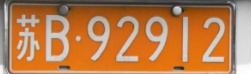
#> input picture test0_frame0.jpg, 251 x 74 px, found by its file name
$ jupyter execute --allow-errors readme.ipynb   (shell and % lines are left out)
#> lines starting #> are read from the running program, lines starting #| are printed output that depends on the picture; after the words box and inside, x2 and y2 are one past the last pixel; in counts of white or black regions, pixels touching at a corner belong together
# 1.项目简介：
## 1.1 此项目为AI创造营第二期作业项目，fork[【AI创造营】使用 PaddleHub 结合 PaddleOCR 实现车牌识别](https://aistudio.baidu.com/aistudio/projectdetail/1603924)项目实现。
## 1.2 ccpd车牌检测数据集加载[CCPD PDRC 中科大-车牌数据集](https://aistudio.baidu.com/aistudio/datasetdetail/17968)，更详细信息可看数据集给出的，源数据集地址[https://github.com/detectRecog/CCPD](https://github.com/detectRecog/CCPD)
## 1.3 第二个用到的数据集是车牌识别数据集[characterDatahttps](https://aistudio.baidu.com/aistudio/datasetdetail/47799)。参考[深度学习7日入门-CV疫情特辑](https://aistudio.baidu.com/aistudio/education/group/info/1149)课程车牌识别项目，实现cnn识别车牌信息。此部分暂未实现。

# 2. 车牌检测数据集准备

## 2.1  数据集的准备与介绍

[cell 1]
# 查看当前挂载的数据集目录, 该目录下的变更重启环境后会自动还原
# View dataset directory.
# This directory will be recovered automatically after resetting environment.
!cd /home/aistudio/

## 2.2 解压数据集

[cell 2]
#解压数据集到项目主页

[cell 3]
#解压数据集到项目主页

[cell 4]
# 查看数据集的目录结构
# !tree data/xxx/xxx -d

[cell 5]
# CCPD数据集抽样可视化
import cv2
#from IPython.display import Image
import matplotlib.pyplot as plt
plt.rcParams['font.sans-serif'] = ['SimHei']
plt.rcParams['axes.unicode_minus'] = False

image_path_list = ['/home/aistudio/CCPD2019/ccpd_base/0752-14_32-72&473_423&652-423&652_102&567_72&473_393&558-0_0_9_24_13_31_32-40-161.jpg']
#> (the rest of this cell did not finish here and is left out)

## 2.3 图像数据的统计分析

[cell 6]
# 计算图像数据整体均值和方差
import glob
import numpy as np
import os


# [23 lines left out: function get_mean_std, not called in this run]

image_path_list=[]
base_path='CCPD2019'
#> (the rest of this cell did not finish here and is left out)

## 2.4  数据集类的定义

[cell 7]
# 可以参考章节[1.2]推荐链接中的内容
import paddle
import numpy as np
import paddle.vision.transforms as T


class MyImageNetDataset(paddle.io.Dataset):
    def __init__(self,
                 num_samples,
                 num_classes):
        super(MyImageNetDataset, self).__init__()

        self.num_samples = num_samples
        self.num_classes = num_classes
        self.transform = T.Compose([
            T.Resize(size=(224, 224)),
            T.ToTensor(),
            T.Normalize(mean=127.5, std=127.5)])

    # [10 lines left out: function __getitem__, not called in this run]

    def __len__(self):
        return self.num_samples

2.4 数据集类的测试

#> (a cell that did not finish here is left out)

#> (a cell that did not finish here is left out)

# 3. 基于paddleDetection进行车牌检测训练

## 3.1 提取PaddleDetection代码，并安装依赖包

[cell 10]
#提取PaddleDetection代码，并安装依赖包

[cell 11]
#安装依赖包
%cd /home/aistudio/PaddleDetection/

[cell 12]
#!python -m pip install --user --upgrade pip

[cell 13]
%cd PaddleDetection/

## 3.2 脚本文件转CCPD2019 为voc格式

[cell 14]
%cd /home/aistudio/

## 3.3 使用PaddleDetection训练车牌检测模型

[cell 15]
%cd /home/aistudio/

## 3.4 评估检测模型

[cell 16]
#%cd ~/PaddleDetection/
#!python tools/infer.py -c configs/yolov3/yolov3_mobilenet_v3_large_ssld_270e_ccpd_voc.yml -o use_gpu=true --infer_img=/home/aistudio/test0.jpg
%cd /home/aistudio/

## 3.4 测试训练模型

[cell 17]
%cd /home/aistudio/

## 3.5 模型测试可视化

[cell 18]
# 模型测试可视化
import cv2
import matplotlib.pyplot as plt
plt.rcParams['font.sans-serif'] = ['SimHei']
plt.rcParams['axes.unicode_minus'] = False

image_path_list = ['/home/aistudio/test0.jpg','/home/aistudio/output/test0/test0.jpg','/home/aistudio/output/test0/test0_frame0.jpg']
#label_path_list = [path.replace('images', 'labels').replace('jpg', 'png')
#                   for path in image_path_list]

plt.figure(figsize=(8, 8))
#for i in range(len(image_path_list)):
plt.subplot(len(image_path_list), 3, 1)
plt.title(image_path_list[0])
#> (the rest of this cell did not finish here and is left out)

## 3.6 PaddleOCR预测检测框图图片的车牌信息

### 3.6.1 提取PaddleOCR代码，并安装依赖包

[cell 19]
#提取PaddleOCR代码，并安装依赖包

[cell 20]
#安装依赖包
%cd /home/aistudio/PaddleOCR/

[cell 21]
#安装依赖包
%cd /home/aistudio/PaddleOCR/

### 3.6.2 下载ocr训练模型ch_ppocr_mobile_v2.0_rec，实现对PaddleDetection检测出的检测框的识别

[cell 22]
%cd /home/aistudio/

[cell 23]
import os
%cd /home/aistudio/
infer_path='/home/aistudio/infer'
#> infer_path = '/home/aistudio/infer'
if not os.path.exists(infer_path):
    os.mkdir(infer_path)

[cell 24]
%cd /home/aistudio/PaddleOCR/

plt.title('predict_results')
plt.imshow(cv2.imread('/home/aistudio/output/test0/test0_frame0.jpg'))
#plt.tight_layout()
plt.show()

# 4. 使用paddleocr串联检测模型和识别模型进行推理

## 4.1 下载解压ocr官方预训练识别模型

[cell 25]
%cd /home/aistudio/

[cell 26]
import os
%cd /home/aistudio/
inference_path='/home/aistudio/inference'
if not os.path.exists(inference_path):
    os.mkdir(inference_path)

## 4.2 检测模型转为推理模型

[cell 27]
%cd /home/aistudio/

## 4.3 模型串联测试

### 4.3.1 项目训练的检测模型串联识别模型的推理结果，目前检测出多个结果，上一节中paddle detection只检测出一个框，paddleocr对检测的框图进行识别时可以检测出车牌信息。

[cell 28]
from paddleocr import PaddleOCR
from IPython.display import Image

#> (the rest of this cell did not finish here and is left out)

请点击[此处](https://ai.baidu.com/docs#/AIStudio_Project_Notebook/a38e5576)查看本环境基本用法.  <br>
Please click [here ](https://ai.baidu.com/docs#/AIStudio_Project_Notebook/a38e5576) for more detailed instructions.

### 4.3.2 fork项目中的训练检测模型串联推理结果

[cell 29]
from paddleocr import PaddleOCR
from IPython.display import Image

#> (the rest of this cell did not finish here and is left out)

# 5.  参考[深度学习7日入门-CV疫情特辑](https://aistudio.baidu.com/aistudio/education/group/info/1149)课程车牌识别项目，实现cnn识别车牌信息。

[cell 30]
# 查看数据集的目录结构
# !tree data/xxx/xxx -d

[cell 31]
#导入需要的包
import os
import zipfile
import random
import json
import cv2
import numpy as np
from PIL import Image
import paddle
import paddle.fluid as fluid
from paddle.fluid.dygraph import Linear,Conv2D,Pool2D
import matplotlib.pyplot as plt

## 5.1 数据准备

[cell 32]
'''
参数配置
'''
train_parameters = {
    "input_size": [1, 20, 20],                           #输入图片的shape
    "class_dim": -1,                                     #分类数
    "src_path":"data/data47799/characterData.zip",       #原始数据集路径
    "target_path":"/home/aistudio/characterData",        #要解压的路径
    "train_list_path": "./train_data.txt",              #train_data.txt路径
    "eval_list_path": "./val_data.txt",                  #eval_data.txt路径
    "label_dict":{},                                    #标签字典
    "readme_path": "/home/aistudio/data/readme.json",   #readme.json路径
    "num_epochs": 100,                                    #训练轮数
    "train_batch_size": 32,                             #批次的大小
    "learning_strategy": {                              #优化函数相关的配置
        "lr": 0.001                                     #超参数学习率
    }
}

[cell 33]
def unzip_data(src_path,target_path):
    '''
    解压原始数据集，将src_path路径下的zip包解压至data/dataset目录下
    '''
    if(not os.path.isdir(target_path)):
        z = zipfile.ZipFile(src_path, 'r')
        z.extractall(path=target_path)
        z.close()
    else:
        print("文件已解压")

[cell 34]
# [81 lines left out: function get_data_list, not called in this run]

[cell 35]
# [15 lines left out: function data_reader, not called in this run]

[cell 36]
'''
参数初始化
'''
src_path=train_parameters['src_path']
target_path=train_parameters['target_path']
train_list_path=train_parameters['train_list_path']
eval_list_path=train_parameters['eval_list_path']
batch_size=train_parameters['train_batch_size']
'''
解压原始数据到指定路径
'''
#> (the rest of this cell did not finish here and is left out)

[cell 37]
Batch=0
Batchs=[]
all_train_accs=[]
# [9 lines left out: function draw_train_acc, not called in this run]

all_train_loss=[]
# [9 lines left out: function draw_train_loss, not called in this run]

## 5.2 定义模型

[cell 38]
class MyLeNet(fluid.dygraph.Layer):
    # [24 lines left out: functions __init__, forward, not called in this run]

#定义DNN网络
'''
class MyDNN(fluid.dygraph.Layer):
    def __init__(self):
        super(MyDNN,self).__init__()
        self.hidden1 = Linear(20*20,200,act='relu')
        self.hidden2 = Linear(200,100,act='relu')
        self.hidden3 = Linear(100,100,act='relu')
        self.out = Linear(100,65,act='softmax')
    def forward(self,input):        # forward 定义执行实际运行时网络的执行逻辑
        x = fluid.layers.reshape(input, shape=[-1,20*20]) #-1 表示这个维度的值是从x的元素总数和剩余维度推断出来的，有且只能有一个维度设置为-1
        # print(x.shape)
        x = self.hidden1(x)
        # print('1', x.shape)
        x = self.hidden2(x)
        # print('2',x.shape)
        x = self.hidden3(x)
        # print('3',x.shape)
        y = self.out(x)
        # print('4',y.shape)
        return y
'''

## 5.3 训练模型

#> (a cell that did not finish here is left out)

## 5.4 模型评估

#> (a cell that did not finish here is left out)

## 5.5 使用模型

### 5.5.1 车牌图像进行预处理

[cell 41]
# 对车牌图片进行处理，分割出车牌中的每一个字符并保存
image_full_path='车牌.png'
image_name,image_stype=image_full_path.split('.')
print(image_name)
license_plate = cv2.imread(image_full_path)
#> (the rest of this cell did not finish here and is left out)

### 5.5.2 对标签进行转换

[cell 42]
#将标签进行转换
print('Label:',train_parameters['label_dict'])
match = {'A':'A','B':'B','C':'C','D':'D','E':'E','F':'F','G':'G','H':'H','I':'I','J':'J','K':'K','L':'L','M':'M','N':'N',
        'O':'O','P':'P','Q':'Q','R':'R','S':'S','T':'T','U':'U','V':'V','W':'W','X':'X','Y':'Y','Z':'Z',
        'yun':'云','cuan':'川','hei':'黑','zhe':'浙','ning':'宁','jin':'津','gan':'赣','hu':'沪','liao':'辽','jl':'吉','qing':'青','zang':'藏',
        'e1':'鄂','meng':'蒙','gan1':'甘','qiong':'琼','shan':'陕','min':'闽','su':'苏','xin':'新','wan':'皖','jing':'京','xiang':'湘','gui':'贵',
        'yu1':'渝','yu':'豫','ji':'冀','yue':'粤','gui1':'桂','sx':'晋','lu':'鲁',
        '0':'0','1':'1','2':'2','3':'3','4':'4','5':'5','6':'6','7':'7','8':'8','9':'9'}
L = 0
LABEL ={}
for V in train_parameters['label_dict'].values():
    LABEL[str(L)] = match[V]
    L += 1
print(LABEL)

### 5.5.3 使用模型进行预测

#> (a cell that did not finish here is left out)

## 5.6 应用与检测框

### 5.6.1 车牌图像进行预处理

[cell 44]
# 对车牌图片进行处理，分割出车牌中的每一个字符并保存
image_full_path='output/test0/test0_frame0.jpg'
_,image_name,image_frame_name_stype=image_full_path.split('/')
image_frame_name,image_stype=image_frame_name_stype.split('.')
print(image_name,image_frame_name)
license_plate = cv2.imread(image_full_path)
#> license_plate is the input picture: shape (74, 251, 3); mean B, G, R 78.1, 124.9, 182.7
gray_plate = cv2.cvtColor(license_plate, cv2.COLOR_RGB2GRAY)
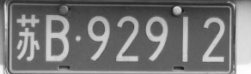
#> gray_plate: shape (74, 251); min 25, max 254, mean 117.5
ret, binary_plate = cv2.threshold(gray_plate, 175, 255, cv2.THRESH_BINARY) #ret：阈值，binary_plate：根据阈值处理后的图像数据
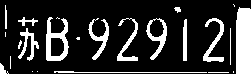
#> binary_plate: shape (74, 251); 18.8% white; 24 white regions (8 under 20 px), largest, box (x1, y1, x2, y2) and area: (236, 7, 251, 74) 973, (46, 17, 69, 61) 487, (203, 18, 224, 62) 310
print('binary_plate.shape:',binary_plate.shape)
#| binary_plate.shape: (74, 251)
# 按列统计像素分布
result = []
for col in range(binary_plate.shape[1]):
    result.append(0)
    for row in range(binary_plate.shape[0]):
        result[col] = result[col] + binary_plate[row][col]/255
#> after the loop, result = 251 values, max 67 at index 239, min 0 at index 9, mean 13.94
#print(result)
#print('result.shape:',result.shape)
print('len(result):',len(result))
#| len(result): 251

#记录车牌中字符的位置
character_dict = {}
num = 0
i = 0
#> (the rest of this cell did not finish here and is left out)
